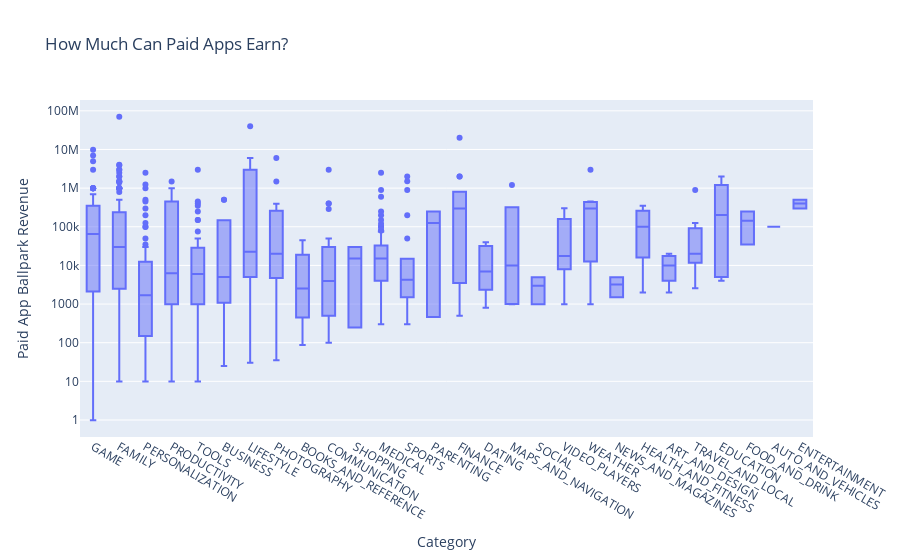

Notebook code cell kept with this figure:
### Code cell
df_paid_apps = df_apps_clean[df_apps_clean['Type'] == 'Paid']
df_paid_apps.insert(8,"Revenue_Estimate", df_paid_apps["Price"] * df_paid_apps["Installs"])
box = px.box(df_paid_apps, 
             x='Category', 
             y='Revenue_Estimate',
             title='How Much Can Paid Apps Earn?')
 
box.update_layout(xaxis_title='Category',
                  yaxis_title='Paid App Ballpark Revenue',
                  xaxis={'categoryorder':'min ascending'},
                  yaxis=dict(type='log'))
 
 
box.show()

### Figure 1 — Plotly figure (JSON) as saved in the notebook; plotly's stock layout.template omitted (floating-point values rounded to 4 significant figures; data arrays with more than 128 entries replaced by an {"elided": "..."} marker saying what was removed)
{"data": [{"alignmentgroup": "True", "hovertemplate": "Category=%{x}<br>Revenue_Estimate=%{y}<extra></extra>", "legendgroup": "", "marker": {"color": "#636efa"}, "name": "", "notched": false, "offsetgroup": "", "orientation": "v", "showlegend": false, "type": "box", "x": {"elided": "604 str values"}, "x0": " ", "xaxis": "x", "y": {"elided": "604 float values"}, "y0": " ", "yaxis": "y"}], "layout": {"autosize": true, "boxmode": "group", "legend": {"tracegroupgap": 0}, "title": {"text": "How Much Can Paid Apps Earn?"}, "xaxis": {"anchor": "y", "autorange": true, "categoryorder": "min ascending", "domain": [0, 1], "range": [-0.5, 27.5], "title": {"text": "Category"}, "type": "category"}, "yaxis": {"anchor": "x", "autorange": true, "domain": [0, 1], "range": [-0.4404, 8.281], "title": {"text": "Paid App Ballpark Revenue"}, "type": "log"}}}
